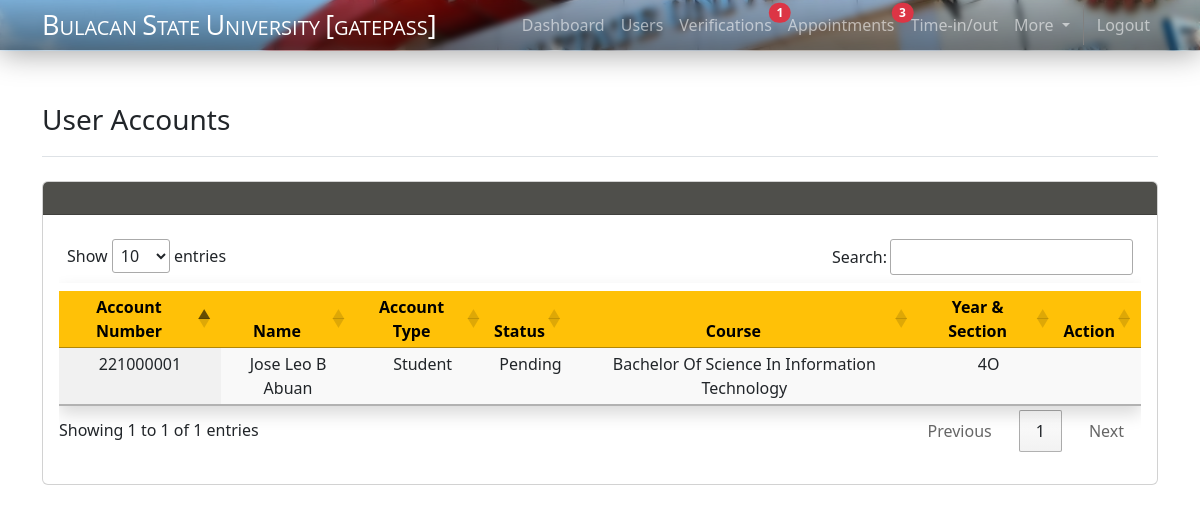
The page /superadmin/user.php (signed in) on the database as committed earlier.
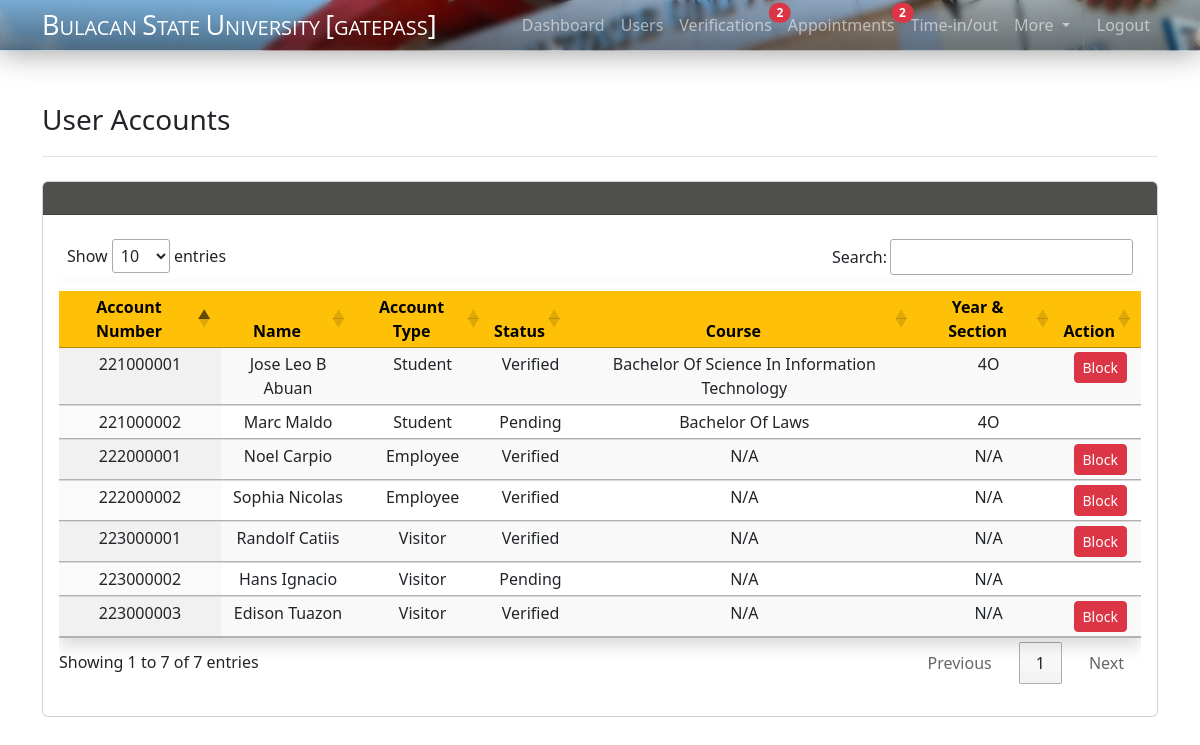
The same page on the database as committed later.
### tables this page shows
CREATE TABLE `user_account` (
  `acc_no` int(50) NOT NULL,
  `type` varchar(15) NOT NULL,
  `first` varchar(30) NOT NULL,
  `middle` varchar(15) DEFAULT NULL,
  `last` varchar(30) NOT NULL,
  `contact_no` text DEFAULT NULL,
  `birthday` date DEFAULT NULL,
  `address` varchar(100) DEFAULT NULL,
  `cp_name` varchar(100) DEFAULT NULL,
  `cp_no` text DEFAULT NULL,
  `stud_no` int(50) DEFAULT NULL,
  `emp_no` int(30) DEFAULT NULL,
  `college` varchar(100) DEFAULT NULL,
  `course` varchar(100) DEFAULT NULL,
  `year` int(30) DEFAULT NULL,
  `section` varchar(100) DEFAULT NULL,
  `username` varchar(15) NOT NULL,
  `password` varchar(100) NOT NULL,
  `email` varchar(100) NOT NULL,
  `image` longblob DEFAULT NULL,
  `cor` longblob DEFAULT NULL,
  `valid_id` longblob DEFAULT NULL,
  `vax` longblob DEFAULT NULL,
  `verification` varchar(30) NOT NULL,
  `verification_note` varchar(200) DEFAULT NULL,
  `qr` longblob DEFAULT NULL,
  `qr_status` varchar(100) DEFAULT NULL,
  `account_creation` date NOT NULL DEFAULT current_timestamp()
);

### superadmin/user.php (the view, shortened to what this page needs)
<!DOCTYPE html>
<html lang="en">
<head>
    <link href="https://cdn.jsdelivr.net/npm/bootstrap@5.2.2/dist/css/bootstrap.min.css" rel="stylesheet">
    <link rel="stylesheet" href="../css/navbar.css">
    <link rel="stylesheet" href="https://cdn.datatables.net/1.12.1/css/jquery.dataTables.min.css">
</head>
<body>
    <?php require_once '../includes/navbar-sadmin.php'; ?>
        <div class="container" style="padding-bottom:20px;">
            <header class="pb-3 mb-4 border-bottom mt-5">
                <div class="d-flex align-items-center text-dark text-decoration-none">
                    <span class="fs-3">User Accounts</span>
                </div>
            </header>
            <div class="card">
                <div class="card-header" style="background-color: #4F4F4B; color:white;">
                    <div class="row align-items-center">
                        <div class="col col-sm-8 ps-5 py-2"></div>
                    </div>
                </div>
                <div class="card-body">
                    <div class="table table-responsive">
                        <table class="table pt-2 shadow table-striped table-hover display compact" id="userAccountsTable">
                            <thead>
                                <tr class="text-bg-warning"style="background-color: #4F4F4B; color:white;">
                                    <th class="text-center">Account Number</th>
                                    <th class="text-center">Name</th>
                                    <th class="text-center">Account Type</th>
                                    <th class="text-center">Status</th>
                                    <th class="text-center">Course</th>
                                    <th class="text-center">Year & Section</th>
                                    <th class="text-center">Action</th>
                                </tr>
                            </thead>
                            <tbody class="text-center">
                                <?php
                                require_once "../function/connect.php";
                                $select = "SELECT * FROM user_account";
                                $result = mysqli_query($connect, $select);
                                while ($row = mysqli_fetch_assoc($result)) {
                                    echo ("
                                            <tr>
                                                <td>" . $row["acc_no"] . "</td>
                                                <td class='text-capitalize'>" . $row["first"] . " " . $row["middle"] . " " . $row["last"] . "</td>
                                                <td class='text-capitalize'>" . $row["type"] . "</td>
                                                <td class='text-capitalize'>" . $row["verification"] . "</td>
                                        ");
                                    if ($row["type"] == "student") {
                                        echo "
                                                <td class='text-capitalize'>" . $row["course"] . "</td>
                                                <td class='text-capitalize'>" . $row["year"] . "". $row["section"]."</td>";
                                    } else {
                                        echo "
                                                <td>N/A</td>
                                                <td>N/A</td>";
                                    }
                                    if ($row['verification'] == "unverified"){
                                        echo "<td></td>";
                                    }else if ($row['verification'] == "pending"){
                                        echo "<td></td>";
                                    }else{
                                        if ($row['verification'] == "blocked") {
                                            echo "<td>
                                                <button class='btn btn-secondary btn-sm statusBtn' data-status='unblock' data-qr='granted' data-accno='" . $row['acc_no'] . "'>Unblock</button>
                                            </td>
                                            </tr>";
                                        } else {
                                            echo "<td>
                                                <button class='btn btn-danger btn-sm statusBtn' data-status='block' data-qr='blocked' data-accno='" . $row['acc_no'] . "'>Block</button>
                                            </td>
                                        </tr>";
                                        }
                                    }
                                }
                                ?>
                            </tbody>
                        </table>
                    </div>
                </div>
            </div>
        </div>
</body>
</html>

### includes/navbar-sadmin.php (shortened to what this page needs)
<?php
include '../function/connect.php';
$select = "SELECT * FROM admin_account Where type = 'superadmin'";
$result = mysqli_query($connect, $select);
$count =  mysqli_num_rows($result);
if ($count == 1) {
	while ($row = mysqli_fetch_assoc($result)) {
		$type = $row['type'];
	}
}
$select = "SELECT * FROM appointment WHERE status = 'pending'";
$result = mysqli_query($connect, $select);
$count =  mysqli_num_rows($result);
$s = "SELECT * FROM user_account WHERE verification = 'pending'";
$r = mysqli_query($connect, $s);
$c =  mysqli_num_rows($r);
?>
<nav class="navbar navbar-expand-lg sticky-top navbar-dark" style=" height: 50px">
    <div class="glass-effect w-100">
        <div class="container d-flex justify-content-between">
            <div class="navbar-brand" style="width:400px;"><span class="init">B</span>ULACAN <span class="init"> S</span>TATE <span class="init"> U</span>NIVERSITY <span class="init">[</span>GATEPASS<span class="init">]</span></div>
            <div class="collapse navbar-collapse justify-content-end" id="navbarNavAltMarkup">
                <div class="navbar-nav">
                    <a class="nav-link" href="dashboard.php" id="tl1">Dashboard</a>
                    <a class="nav-link" href="user.php" id="tl1">Users</a>
                    <a class="nav-link position-relative" href="verification.php" id="tl2">Verifications<?php
                    if(!isset($_SESSION["notif1"])){
                        if($c != 0){
                                echo '<span class="position-absolute top-25 start-100 translate-middle badge rounded-pill bg-danger">
                                '.$c.'</span>';
                            }
                    }?></a>
                    <a class="nav-link position-relative" href="appointment.php" id="tl3">Appointments
                        <?php
                        if(!isset($_SESSION["notif2"])){
                            if($count != 0){
                                echo '<span class="position-absolute top-25 start-100 translate-middle badge rounded-pill bg-danger">
                                '.$count.'</span>';
                            }
                        }?>
                        </a>
                    <a class="nav-link" href="time_inout.php" id="tl4">Time-in/out</a>
                    <?php
                        if($type == 'superadmin') {
                            echo ('
                            <div class="nav-item dropdown" style="border-right: 1px gray solid; margin-right:5px;padding-right:5px;">
                                <a class="nav-link dropdown-toggle" href="#" role="button" data-bs-toggle="dropdown" aria-expanded="false">
                                    More
                                </a>
                                <ul class="dropdown-menu">
                                    <li><a class="dropdown-item" href="admin.php">Manage Admin</a></li>
                                    <li><a class="dropdown-item" href="../scanner.php">QR Scanner</a></li>
                                </ul>
                            </div>');
                        }
                    ?>
                    <a class="nav-link" href="../function/toLogout-sadmin.php">Logout</a>
                </div>
            </div>
        </div>
    </div>
</nav>

### css/navbar.css (style rules this page uses)
nav { background-image: url("../resources/bulsu.jpg"); background-size: cover; background-repeat: no-repeat; background-position: center center; box-shadow: 0 4px 30px rgba(0, 0, 0, 0.356); }
.init { font-size: 27px; }
.navbar-brand { font-family: 'Open Sans'; }
.glass-effect { background: linear-gradient(1deg, rgba(0, 0, 0, 0.473), rgb(255 129 129 / 0%)); backdrop-filter: blur(3px); }

Rows that differ between the two databases and show on the page:
changed user_account "Jose Leo": verification "Pending" → "Verified"; now shows "Block"
added user_account: acc_no "221000002", first "Marc", last "Maldo", type "Student", verification "Pending", course "Bachelor Of Laws", year "4", section "O"
added user_account: acc_no "222000001", first "Noel", last "Carpio", type "Employee", verification "Verified", shows "N/A"
added user_account: acc_no "222000002", first "Sophia", last "Nicolas", type "Employee", verification "Verified", shows "N/A"
added user_account: acc_no "223000001", first "Randolf", last "Catiis", type "Visitor", verification "Verified", shows "N/A"
added user_account: acc_no "223000002", first "Hans", last "Ignacio", type "Visitor", verification "Pending", shows "N/A"
added user_account: acc_no "223000003", first "Edison", last "Tuazon", type "Visitor", verification "Verified", shows "N/A"
Other text that changed with them:
$c: "1" → "2"
$count: "3" → "2"
text written by a page script: "Show entries Search: Showing 1 to 1 of 1 entries Previous 1 Next" → "Show entries Search: Showing 1 to 7 of 7 entries Previous 1 Next"
